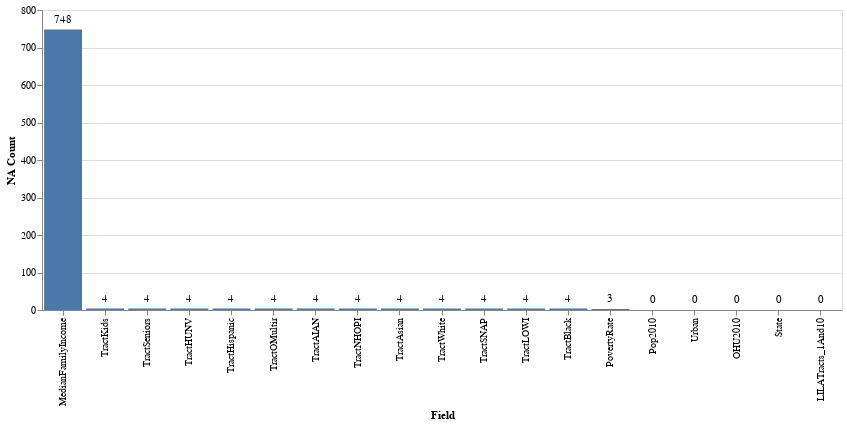

The code cell stored with this chart in its notebook:
### Markdown cell above
#### Check for NAs, Vizualize, and Clean

### Code cell
# Check for NAs and vizualize
na_counts = pd.DataFrame(df.isna().sum()).reset_index()
na_counts.columns = ['Field', 'NA Count']
na_counts = na_counts.sort_values('NA Count', ascending=False)
base = alt.Chart(na_counts).encode(
    x=alt.X('Field:N', sort='-y'),
    y='NA Count',
    text = 'NA Count'
).properties(width=800)
base.mark_bar() + base.mark_text(align='center', dy=-10)

### Figure 1 — Vega-Lite specification as saved in the notebook (floating-point values rounded to 4 significant figures)
{"config": {"view": {"continuousWidth": 400, "continuousHeight": 300}}, "layer": [{"mark": "bar", "encoding": {"text": {"field": "NA Count", "type": "quantitative"}, "x": {"field": "Field", "sort": "-y", "type": "nominal"}, "y": {"field": "NA Count", "type": "quantitative"}}, "width": 800}, {"mark": {"type": "text", "align": "center", "dy": -10}, "encoding": {"text": {"field": "NA Count", "type": "quantitative"}, "x": {"field": "Field", "sort": "-y", "type": "nominal"}, "y": {"field": "NA Count", "type": "quantitative"}}, "width": 800}], "data": {"name": "data-ade0ae590ca65299e43816310959829a"}, "$schema": "https://vega.github.io/schema/vega-lite/v4.17.0.json", "datasets": {"data-ade0ae590ca65299e43816310959829a": [{"Field": "MedianFamilyIncome", "NA Count": 748}, {"Field": "TractKids", "NA Count": 4}, {"Field": "TractSeniors", "NA Count": 4}, {"Field": "TractHUNV", "NA Count": 4}, {"Field": "TractHispanic", "NA Count": 4}, {"Field": "TractOMultir", "NA Count": 4}, {"Field": "TractAIAN", "NA Count": 4}, {"Field": "TractNHOPI", "NA Count": 4}, {"Field": "TractAsian", "NA Count": 4}, {"Field": "TractWhite", "NA Count": 4}, {"Field": "TractSNAP", "NA Count": 4}, {"Field": "TractLOWI", "NA Count": 4}, {"Field": "TractBlack", "NA Count": 4}, {"Field": "PovertyRate", "NA Count": 3}, {"Field": "Pop2010", "NA Count": 0}, {"Field": "Urban", "NA Count": 0}, {"Field": "OHU2010", "NA Count": 0}, {"Field": "State", "NA Count": 0}, {"Field": "LILATracts_1And10", "NA Count": 0}]}}
